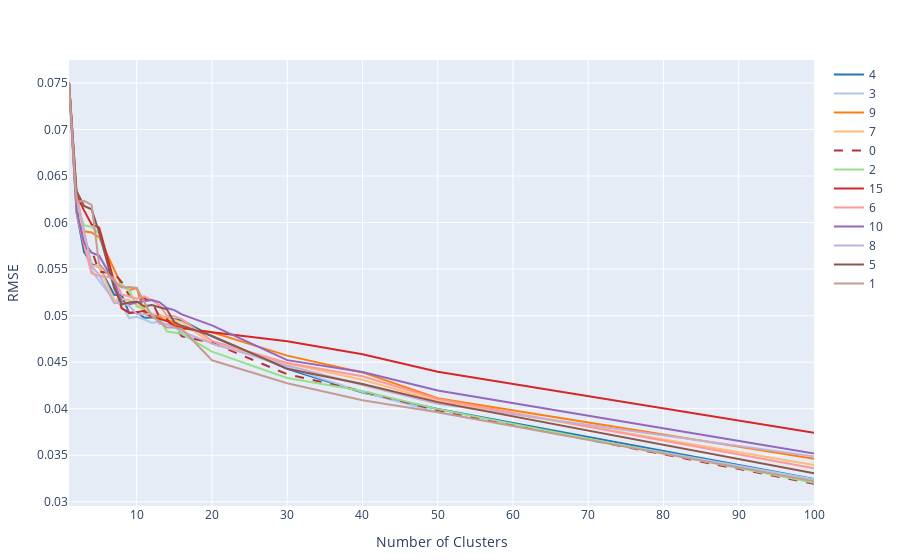

The notebook cell this image was saved under:
### Code cell
df = CSV.read("results/rmse_onenode.csv", DataFrame)
p = TSClustering.plot_rmse_clusters(df=df, write_html=false, name=name="results/rmse_$(Dates.now()).html")
